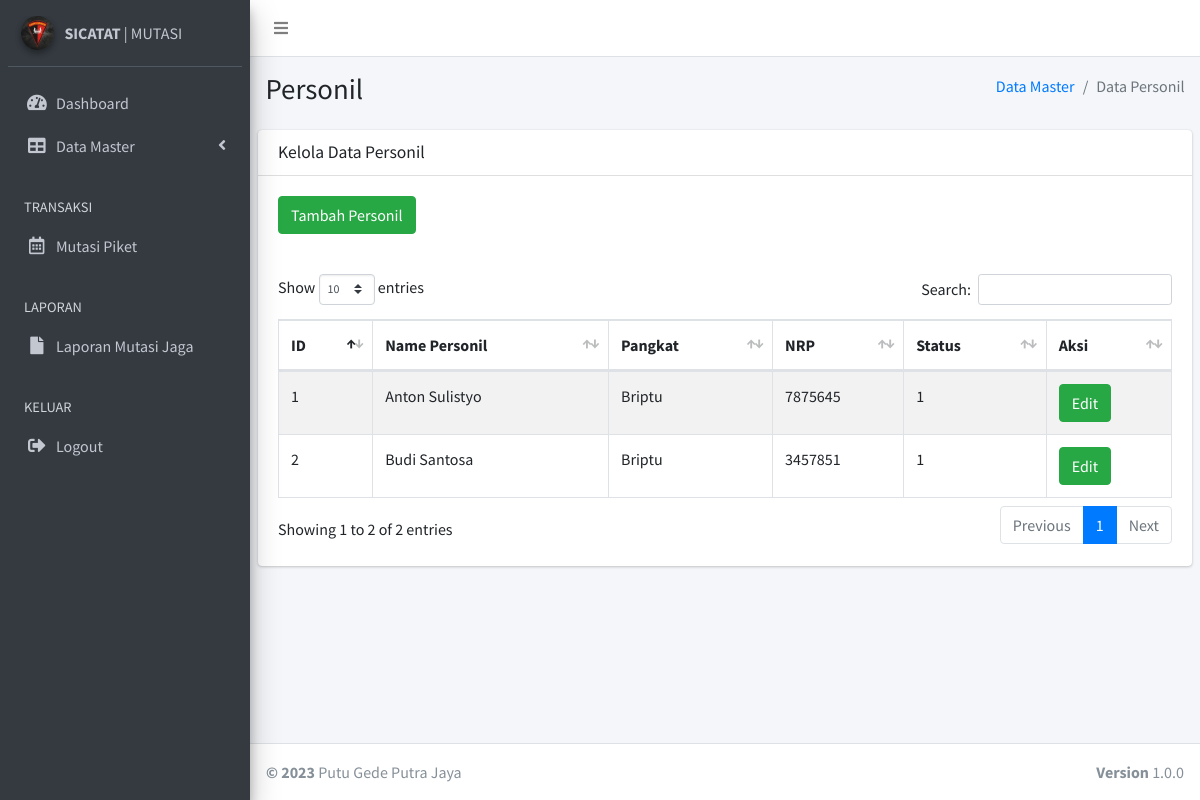
/personil.php (signed in), run on the app's committed database.
### tables this page shows
CREATE TABLE `tb_personil` (
  `id_personil` int NOT NULL AUTO_INCREMENT,
  `nama_personil` varchar(1024) DEFAULT NULL,
  `pangkat_personil` varchar(1024) DEFAULT NULL,
  `nrp_personil` int DEFAULT NULL,
  `status_personil` smallint DEFAULT NULL,
  PRIMARY KEY (`id_personil`)
);

### personil.php (the view, shortened to what this page needs)
<?php
    include "koneksi.php";
      $level = $_SESSION['level'];
?>
<!DOCTYPE html>
<html>
<head>
  <link rel="stylesheet" href="plugins/fontawesome-free/css/all.min.css">
  <link rel="stylesheet" href="https://code.ionicframework.com/ionicons/2.0.1/css/ionicons.min.css">
  <link rel="stylesheet" href="plugins/datatables-bs4/css/dataTables.bootstrap4.css">
  <link rel="stylesheet" href="dist/css/adminlte.min.css">
</head>
<body class="hold-transition sidebar-mini">
<div class="wrapper">
  <nav class="main-header navbar navbar-expand navbar-white navbar-light">
    <ul class="navbar-nav">
      <li class="nav-item">
        <a class="nav-link" data-widget="pushmenu" href="#"><i class="fas fa-bars"></i></a>
      </li>
    </ul>
  </nav>
  <aside class="main-sidebar sidebar-dark-primary elevation-4">
    <div class="sidebar">
      <div class="user-panel mt-3 pb-3 mb-3 d-flex">
        <div class="image">
        <img src="dist/img/korps.jpeg" class="img-circle elevation-2" alt="User Image">
        </div>
        <div class="info">
        <a href="#" class="d-block"><strong>SICATAT</strong> | MUTASI</a>
        </div>
      </div>
        <nav class="mt-2">
        <ul class="nav nav-pills nav-sidebar flex-column" data-widget="treeview" role="menu" data-accordion="false">
          <li class="nav-item">
            <a href="dashboard.php" class="nav-link">
              <i class="nav-icon fas fa-tachometer-alt"></i>
              <p>
                Dashboard
              </p>
            </a>
          </li>
          <?php
          if ($level == "admin") {
            ?>
          <li class="nav-item has-treeview">
            <a href="#" class="nav-link">
              <i class="nav-icon fas fa-table"></i>
              <p>
                Data Master
                <i class="fas fa-angle-left right"></i>
              </p>
            </a>
          </li>
          <li class="nav-header">TRANSAKSI</li>
          <li class="nav-item">
            <a href="trx_mutasijaga.php" class="nav-link">
              <i class="nav-icon far fa-calendar-alt"></i>
              <p>
                Mutasi Piket
              </p>
            </a>
          </li>
              <?php
            }
            ?>
          <li class="nav-header">LAPORAN</li>
          <li class="nav-item">
            <a href="laporan.php" class="nav-link">
              <i class="nav-icon fas fa-file"></i>
              <p>Laporan Mutasi Jaga</p>
            </a>
          </li>
          <li class="nav-header">KELUAR</li>
          <li class="nav-item">
            <a href="./action/logout.php" class="nav-link">
              <i class="nav-icon fas fa-sign-out-alt"></i>
              <p>Logout</p>
            </a>
          </li>
        </ul>
      </nav>
    </div>
  </aside>
  <div class="content-wrapper">
    <section class="content-header">
      <div class="container-fluid">
        <div class="row mb-2">
          <div class="col-sm-6">
            <h1>Personil</h1>
          </div>
          <div class="col-sm-6">
            <ol class="breadcrumb float-sm-right">
              <li class="breadcrumb-item"><a href="#">Data Master</a></li>
              <li class="breadcrumb-item active">Data Personil</li>
            </ol>
          </div>
        </div>
      </div>
    </section>
    <section class="content">
      <div class="row">
        <div class="col-12">
          <div class="card">
            <div class="card-header">
              <h3 class="card-title">Kelola Data Personil</h3>
            </div>
            <div class="card-body">
              <div class="button-table">
                <a href="#" type="button" class="btn btn-success btn-md" data-toggle="modal" data-target="#myModal">Tambah Personil</a>
              </div>
            </div>
            <div class="card-body">
              <table id="example1" class="table table-bordered table-striped">
                <thead>
                <tr>
                  <th>ID</th>
                  <th>Name Personil</th>
                  <th>Pangkat</th>
                  <th>NRP</th>
                  <th>Status</th>
                  <th>Aksi</th>
                </tr>
                </thead>
              <tbody>
    <?php
      $query = mysqli_query($conn,"SELECT * FROM tb_personil");
      while ($data = mysqli_fetch_assoc($query))
      {
      ?>
        <tr>
          <td><?php echo $data['id_personil']; ?></td>
          <td><?php echo $data['nama_personil']; ?></td>
          <td><?php echo $data['pangkat_personil']; ?></td>
          <td><?php echo $data['nrp_personil']; ?></td>
          <td><?php echo $data['status_personil']; ?></td>
          <td>
          <a href="#" type="button" class="btn btn-success btn-md" data-toggle="modal" data-target="#myModal<?php echo $data['id_personil']; ?>">Edit</a>
          </td>
        </tr>
      <?php
      }
      ?>
  </tbody>
              </table>
            </div>
          </div>
        </div>
      </div>
    </section>
  </div>
  <footer class="main-footer">
    <div class="float-right d-none d-sm-block">
      <b>Version</b> 1.0.0
    </div>
    <strong>&copy; 2023</strong> Putu Gede Putra Jaya
  </footer>
</div>
</body>
</html>

### data on the page
tb_personil: id_personil "1", nama_personil "Anton Sulistyo", pangkat_personil "Briptu", nrp_personil "7875645", status_personil "1"
tb_personil: id_personil "2", nama_personil "Budi Santosa", pangkat_personil "Briptu", nrp_personil "3457851", status_personil "1"
